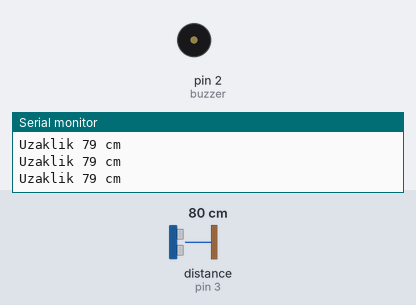
Simulated run of this sketch. Board: Arduino Uno, built with avr-gcc and run on an emulated ATmega328P. On the bench: buzzer (waves = sounding, pin HIGH), the last lines printed to the serial monitor. Wiring (inferred from the names in the program): ultrasonic range finder: trigger pin 4; echo pin 3. The test bench sets the inputs (shaded band); at power-on: distance to the obstacle (sensor on pin 3) 80 cm. The echo pulse lasts 58.3 µs per cm; pins used as bus, display or sensor lines are not drawn.

Above: at 1.2 s.
1.3 s: distance to the obstacle (sensor on pin 3) set to 72 cm
2.8 s: distance to the obstacle (sensor on pin 3) set to 64 cm
At 3.2 s:
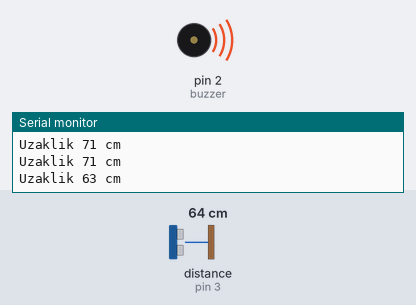
4.3 s: distance to the obstacle (sensor on pin 3) set to 120 cm
At 6.7 s:
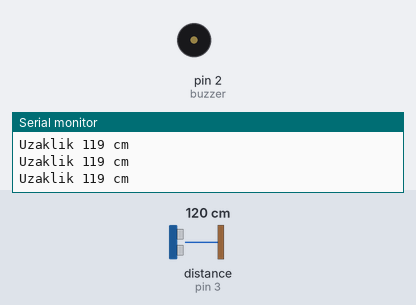
7.3 s: distance to the obstacle (sensor on pin 3) set to 2 cm
At 7.7 s:
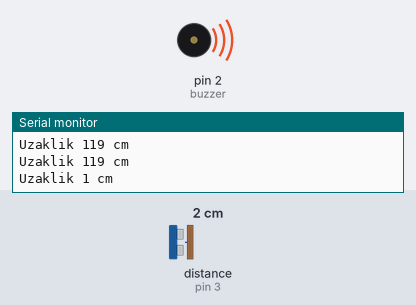
Timing chart, 0 to 9.8 s (numbered marks = the images above; inputs shaded):
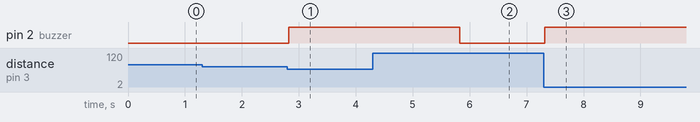

The sketch:

hirsiz.ino
```cpp
int trigPin = 4; // Ultrasonik Sensör Trig Pininin Bağlı Olduğu Yer
int echoPin = 3;  // Ultrasonik Sensör Echo Pininin Bağlı Olduğu Yer
int buzzer = 2; //  Buzzerin Bağlı Olduğu Pin

long zaman;
long mesafe;
long ilk;
int calmasuresi;

void setup(){

  pinMode(trigPin, OUTPUT);
  pinMode(buzzer, OUTPUT);
  pinMode(echoPin,INPUT);
  Serial.begin(9600); // Seri Haberleşme Başlattık
  /* Kalibrasyon İçin İlk Ölçüm Yapıldı */
  digitalWrite(trigPin, LOW);
  delayMicroseconds(5);
  digitalWrite(trigPin, HIGH);
  delayMicroseconds(10);
  digitalWrite(trigPin, LOW);
  zaman = pulseIn(echoPin, HIGH);
  ilk= (zaman /29.1)/2; // Ölçülen Süreyi Ses Hızından Yararlanarak Saniyeye Çevirdik
  ilk = ilk - 10; // Ufak çaplı sapmalar için 10cm lik bir pay oluşturduk

  calmasuresi = 3000; // Buzzerin kaç saniye çalacağını gösterir. 1 saniye = 1000 olacak şekilde ayarlanabilir.
}
void loop()
{
  /* Döngü Ölçümleri */
  digitalWrite(trigPin, LOW);
  delayMicroseconds(5);
  digitalWrite(trigPin, HIGH);
  delayMicroseconds(10);
  digitalWrite(trigPin, LOW);
  zaman = pulseIn(echoPin, HIGH);
  mesafe= (zaman /29.1)/2;
  Serial.print("Uzaklik ");
  Serial.print(mesafe);
  Serial.println(" cm");
    if (ilk > mesafe) {digitalWrite(buzzer, HIGH); delay(calmasuresi); digitalWrite(buzzer, LOW);} // Eğer kalibrasyonun hata toleransı aşılırsa zili çalma süresi boyunca çal

  delay(50);
}
```

Measured:
- the behaviour switches between 70 and 69 cm on distance to the obstacle (sensor on pin 3) (found by bisection; images 0 and 1)
- after the input at 2.8 s, pin 2 (buzzer): LOW → HIGH at once
- after the input at 4.3 s, pin 2 (buzzer): goes on until 5.8 s, then stays LOW
- after the input at 7.3 s, pin 2 (buzzer): LOW → HIGH at once
